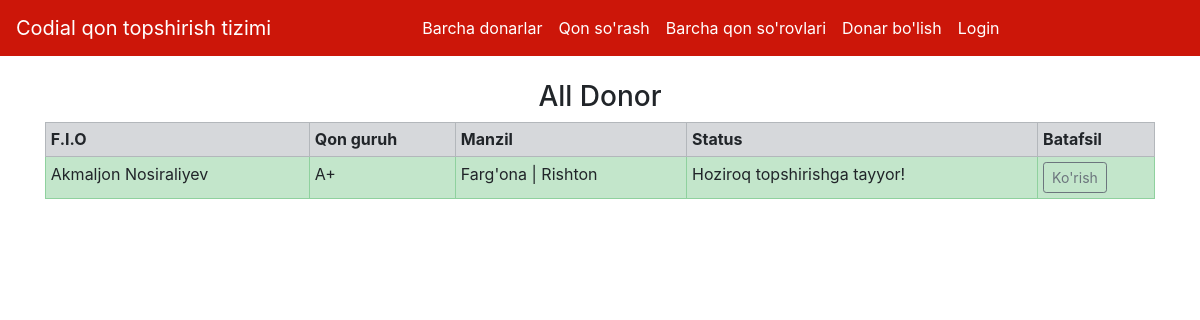
Screenshot of /donorlar/1/ with the database file from the repository.
### mainApp/models.py (models this page shows, shortened)
class Donor(models.Model):
    donor = models.OneToOneField(User, on_delete=models.CASCADE, blank=True, null=True)
    t_sana = models.DateField(blank=True)
    tel = models.CharField(max_length=20)
    vil = models.CharField(max_length=100)
    tuman = models.CharField(max_length=100)
    manzil = models.TextField(max_length=500, blank=True)
    qon_guruh = models.ForeignKey(QonGuruh, on_delete=models.CASCADE)
    jins = models.CharField(max_length=10, choices=[
        ("Erkak", "Erkak"),
        ("Ayol", "Ayol"),
    ])
    rasm = models.ImageField(upload_to="", blank=True)
    topshirishga_tayyor = models.BooleanField(default=True)

class QonGuruh(models.Model):
    nom = models.CharField(max_length=5)
    def __str__(self):
        return self.nom

### mainApp/views.py (the view)
# urls.py: path('donorlar/<int:pk>/', DonorlarView.as_view()),
class DonorlarView(View):
    def get(self, request, pk):
        qon_guruh = QonGuruh.objects.filter(id=pk).first()
        data = {
            "donorlar": Donor.objects.filter(qon_guruh=qon_guruh)
        }
        return render(request, "donorlar.html", data)

### templates/donorlar.html (shortened to what this page needs)
{% extends 'base.html' %}
{% block body %}
<div class="container">
{% if donorlar %}
<h3 class="text-center">All Donor</h3>
<table class="table table-sm table-bordered">
  <tr class="table-secondary">
    <th>F.I.O</th>
    <th>Qon guruh</th>
    <th>Manzil</th>
    <th>Status</th>
    <th>Batafsil</th>
  </tr>
  {% for i in donorlar %}
    {% if i.topshirishga_tayyor %}
      <tr class="table-success">
        <td>{{i.donor.first_name}} {{i.donor.last_name}}</td>
        <td>{{i.qon_guruh}}</td>
        <td>{{i.vil}} | {{i.tuman}}</td>
        <td>Hoziroq topshirishga tayyor!</td>
        <td><a href="/donor/{{i.id}}/" class="btn btn-sm btn-outline-secondary">Ko'rish</a></td>
      </tr>
    {% endif %}
  {% endfor %}
</table>
{% else %}
<h2>Donor mavjud emas</h2>
{% endif %}
</div>
{% endblock %}

### rows the page displays
Donor: donor.first_name "Akmaljon", donor.last_name "Nosiraliyev", qon_guruh "A+", vil "Farg'ona", tuman "Rishton"
